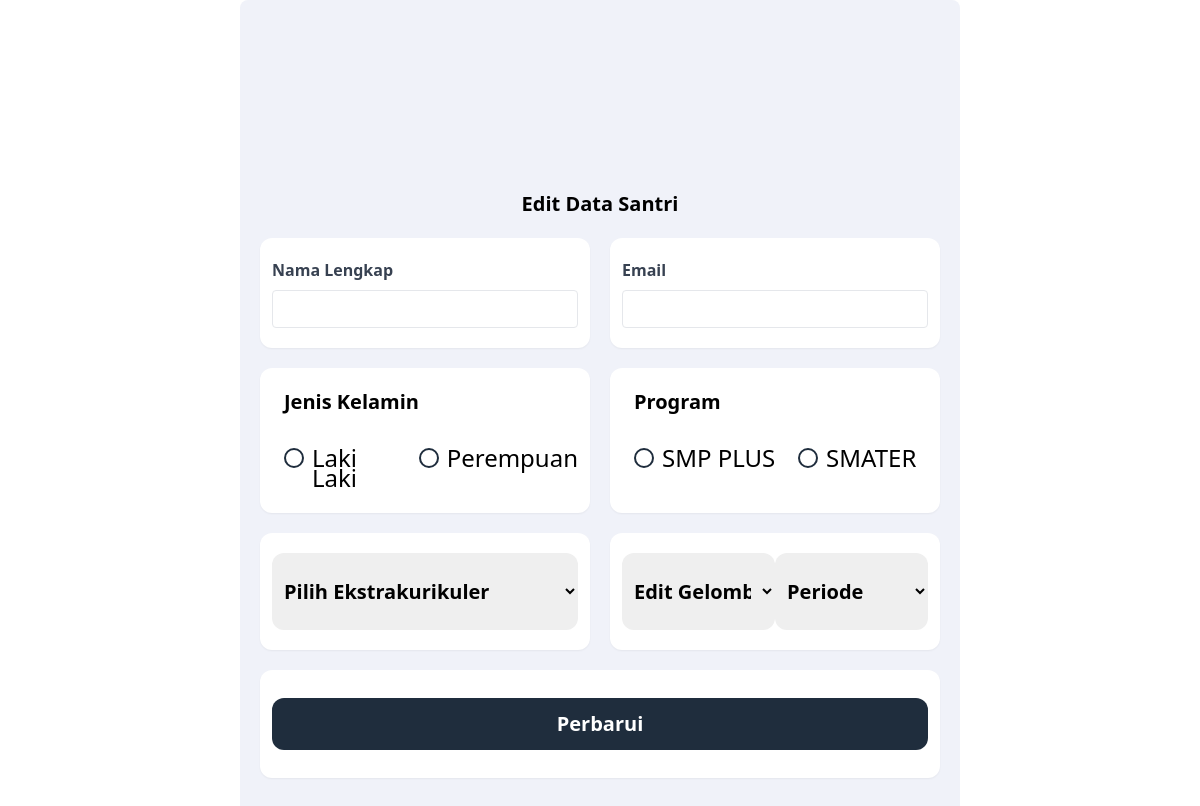
/pages/edit-data/edit-data.php (signed in), run on the app's committed database.
### tables this page shows
CREATE TABLE `genders` (
  `gnr_id` int NOT NULL,
  `gnr_name` varchar(50) NOT NULL
);

CREATE TABLE `program` (
  `prg_id` int NOT NULL,
  `prg_name` varchar(100) NOT NULL,
  `prg_desc` varchar(255) DEFAULT NULL
);

### backend/functions/functions.php (called while the page is built, shortened)
<?php
require_once "CRUD/Database.php";
function baseUrl($url = null)
{
    $baseUrl = "http://localhost/project-am/projek-am";
    if ($url != null) {
        return $baseUrl . "/" . $url;
    }
    return $baseUrl;
}

### backend/functions/CRUD/Database.php (called while the page is built, shortened)
<?php
class Database
{
    private $host = DB_HOST,
        $user = DB_USER,
        $pass = DB_PASS,
        $db_name = DB_NAME;
    private $dbh,
        $stmt;
    public function __construct()
    {
        $dsn = 'mysql:host=' . $this->host . ';dbname=' . $this->db_name;
        $option = [
            PDO::ATTR_PERSISTENT => true,
            PDO::ATTR_ERRMODE => PDO::ERRMODE_EXCEPTION
        ];
        try {
            $this->dbh = new PDO($dsn, $this->user, $this->pass, $option);
        } catch (PDOException $e) {
            die($e->getMessage());
        }
    }
    public function query($query)
    {
        $this->stmt = $this->dbh->prepare($query);
    }
    public function bind($param, $value, $type = null)
    {
        if (is_null($type)) {
            switch (true) {
                case is_null($value):
                    $type = PDO::PARAM_NULL;
                    break;
            }
        }
        $this->stmt->bindValue($param, $value, $type);
    }
    public function execute()
    {
        $this->stmt->execute();
    }
    public function resultSet()
    {
        $this->execute();
        return $this->stmt->fetchAll(PDO::FETCH_ASSOC);
    }
    public function single()
    {
        $this->execute();
        return $this->stmt->fetch(PDO::FETCH_ASSOC);
    }
}

### pages/edit-data/edit-data.php (the view, shortened to what this page needs)
<?php
require "../../backend/functions/functions.php";
$id = $_GET['id'];
$db = new Database();
$query = "SELECT *
            FROM students
            LEFT JOIN gelombang ON students.glb_id = gelombang.glb_id
            WHERE std_id = :id";
$db->query($query);
$db->bind('id', $id);
$db->execute();
$santri = $db->single();
$query = "SELECT *
            FROM genders";
$db->query($query);
$db->execute();
$genders = $db->resultSet();
$query = "SELECT *
            FROM program";
$db->query($query);
$db->execute();
$program = $db->resultSet();
?>
<!DOCTYPE html>
<html lang="en">
<head>
    <link rel="stylesheet" href="<?= baseUrl("src/css/dashboard-content.css"); ?>">
    <link rel="stylesheet" href="<?= baseUrl('src/css/sweetalert2.min.css'); ?>">
</head>
<body>
    <section class="h-[100vh]">
        <div id="tabel-view-data-santri" class="w-[95%] md:w-[80%] lg:w-[60%] bg-body px-5 py-10 rounded-t-lg mx-auto">
            <div class="flex flex-col items-center">
                <div class="w-[150px] h-[150px] overflow-hidden rounded-full">
                </div>
                <h2 class="text-xl font-semibold">Edit Data Santri <?= $santri['std_full_name']; ?></h2>
            </div>
            <form method="post" id="identitas-santri-am">
                <div class="flex flex-col lg:flex-row gap-5 my-5">
                    <div class="w-full lg:w-1/2 bg-white shadow-sm py-5 px-3 rounded-xl">
                        <label class="block text-gray-700 text-sm sm:text-base md:text-md font-bold mb-2" for="nama_lengkap">Nama Lengkap</label>
                        <input class="appearance-none border rounded w-full py-2 px-3 text-gray-700 leading-tight focus:outline-none focus:shadow-outline" id="nama_lengkap" type="text" name="full_name" value="<?= $santri['std_full_name']; ?>" required>
                    </div>
                    <div class="w-full lg:w-1/2 bg-white shadow-sm py-5 px-3 rounded-xl">
                        <label class="block text-gray-700 text-sm sm:text-base md:text-md font-bold mb-2" for="email">Email</label>
                        <input class="appearance-none border rounded w-full py-2 px-3 text-gray-700 leading-tight focus:outline-none focus:shadow-outline" id="email" type="email" name="email" value="<?= $santri['std_email']; ?>" required>
                    </div>
                </div>
                <div class="flex gap-5 flex-col lg:flex-row my-5">
                    <div class="w-full lg:w-1/2 bg-white shadow-sm py-5 px-3 rounded-xl">
                        <span class="text-lg font-bold sm:text-xl py-1 sm:py-2 ml-3">Jenis Kelamin</span>
                        <div class="flex max-lg:flex-col mt-2">
                            <?php foreach ($genders as $gender) : ?>
                                <div>
                                    <label for="<?= $gender['gnr_name']; ?>" class="text-base sm:text-md lg:text-2xl ml-3 mb-1"><?= $gender['gnr_name']; ?></label>
                                </div>
                            <?php endforeach ?>
                        </div>
                    </div>
                    <div class="w-full lg:w-1/2 bg-white shadow-sm py-5 px-3 rounded-xl">
                        <span class="text-lg font-bold sm:text-xl py-1 sm:py-2 ml-3">Program</span>
                        <div class="flex max-lg:flex-col mt-2">
                            <?php foreach ($program as $p) : ?>
                                <div>
                                    <label for="<?= $p['prg_name']; ?>" class="text-base sm:text-md lg:text-2xl ml-3 mb-1"><?= strtoupper($p['prg_name']); ?></label>
                                </div>
                            <?php endforeach ?>
                        </div>
                    </div>
                </div>
                <div class="flex gap-5 flex-col lg:flex-row my-5">
                    <div class="w-full lg:w-1/2 bg-white shadow-sm py-5 px-3 rounded-xl">
                        <select name="ekstrakurikuler" id="ekstrakurikuler" class="!py-4 sm:!py-6 px-2 rounded-xl text-xl font-semibold w-full" required>
                            <option value="" selected disabled class="font-medium">Pilih Ekstrakurikuler</option>
                        </select>
                    </div>
                    <div class="w-full lg:w-1/2 bg-white shadow-sm py-5 px-3 rounded-xl flex">
                        <select name="gelombang" id="ekstrakurikuler" class="!py-4 sm:!py-6 px-2 rounded-xl text-xl font-semibold w-full lg:w-1/2" required>
                            <option value="" selected disabled class="font-medium">Edit Gelombang</option>
                        </select>
                        <select name="periode" id="ekstrakurikuler" class="!py-4 sm:!py-6 px-2 rounded-xl text-xl font-semibold w-full lg:w-1/2" required>
                            <option value="" selected disabled class="font-medium">Periode</option>
                        </select>
                    </div>
                </div>
                <div class="w-full bg-white shadow-sm py-7 px-3 rounded-xl">
                    <button class="bg-dark-font text-white rounded-xl py-3 w-full text-xl font-semibold" type="submit" name="button">Perbarui</button>
                </div>
            </form>
        </div>
    </section>
</body>
</html>

### data on the page
genders: gnr_name "Laki Laki"
genders: gnr_name "Perempuan"
program: prg_name "SMP PLUS"
program: prg_name "SMATER"
